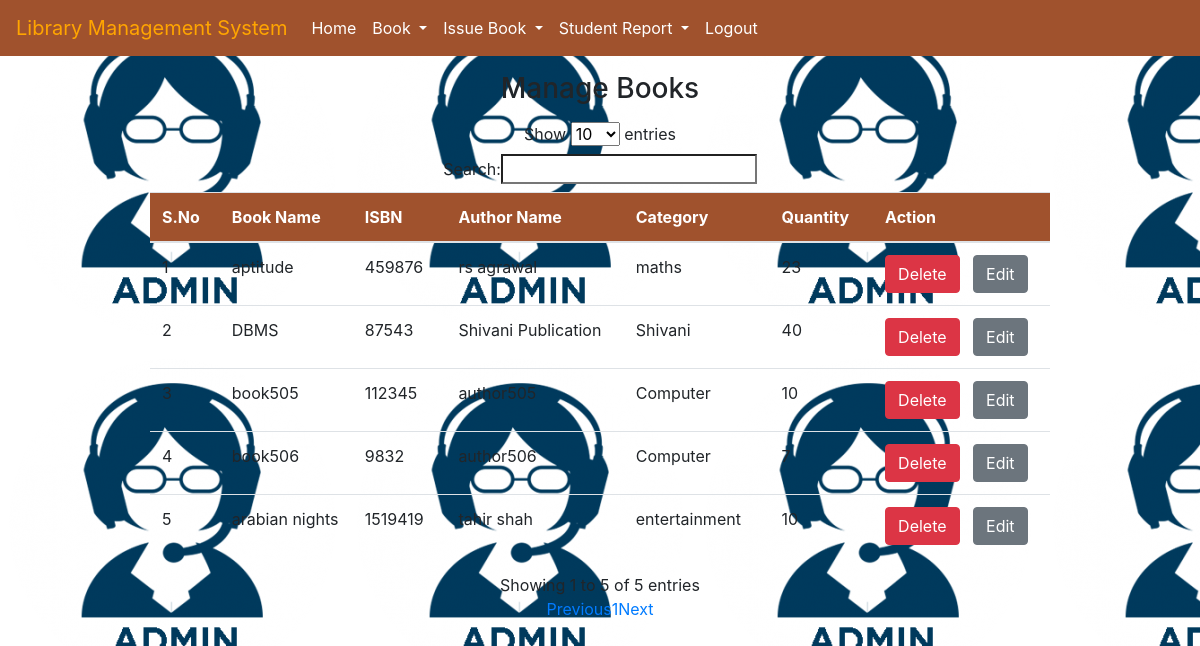
The page /viewbook/ (signed in) on the database its author committed.
### library/models.py (models this page shows, shortened)
class Book(models.Model):
    book_name=models.CharField(max_length=100, null=True)
    category = models.CharField(max_length=30,null=True)
    quantity =models.IntegerField(null=True)
    author = models.CharField(max_length=100,null=True)
    isbn = models.IntegerField(null=True)

### library/views.py (the view)
# urls.py: path('viewbook/',viewbook, name='viewbook'),
def viewbook(request):
    if not request.user.is_authenticated:
        return redirect('loginadmin')
    data=Book.objects.all()
    d={'data':data}
    return render(request,'bookview.html',d)

### library/templates/bookview.html (shortened to what this page needs)
{% extends 'navigation.html' %}
{% load static %}
{% block body %}
    <h3 align="center" class="my-3">Manage Books</h3>
<div align="center">
    <table id="myTable" style="width:900px" class="table table-border">
        <thead style="background-color:#a0522d;color:white">
        <tr>
            <th>S.No</th>
            <th>Book Name</th>
            <th>ISBN</th>
            <th>Author Name</th>
            <th>Category</th>
            <th>Quantity</th>
            <th>Action</th>
        </tr>
        </thead>
        <tbody>
        {% for i in data %}
        <tr>
            <td>{{forloop.counter}}</td>
            <td>{{i.book_name}}</td>
            <td>{{i.isbn}}</td>
            <td>{{i.author}}</td>
            <td>{{i.category}}</td>
            <td>{{i.quantity}}</td>
            <td> <a href="{% url 'deletebook' i.id %}" class="btn btn-danger">Delete</a>
             &nbsp;&nbsp;<a href="{% url 'editbook' i.id %}" class="btn btn-secondary">Edit</a></td>
        </tr>
        {% endfor %}
        </tbody>
    </table>
</div>
{% endblock %}

### library/templates/navigation.html (style rules this page uses)
* { box-sizing: border-box; }
body { background-image:url("admin.png"); }

### rows shown on the page
Book: book_name "aptitude", isbn "459876", author "rs agrawal", category "maths", quantity "23"
Book: book_name "DBMS", isbn "87543", author "Shivani Publication", category "Shivani", quantity "40"
Book: book_name "book505", isbn "112345", author "author505", category "Computer", quantity "10"
Book: book_name "book506", isbn "9832", author "author506", category "Computer", quantity "7"
Book: book_name "arabian nights", isbn "1519419", author "tahir shah", category "entertainment", quantity "10"
